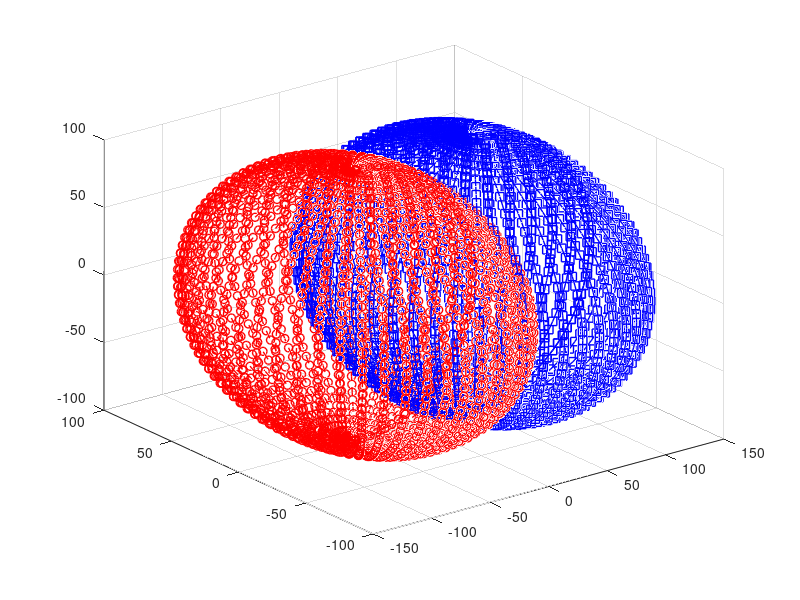

This figure's MATLAB source:
[x, y, z] = sphere(50); % 生成球体上的点
r = 100; % 球体半径
x1 = x * r - 50; % 第一个球的x坐标
y1 = y * r; % 第一个球的y坐标
z1 = z * r; % 第一个球的z坐标
x2 = x * r + 50; % 第二个球的x坐标
y2 = y * r; % 第二个球的y坐标
z2 = z * r; % 第二个球的z坐标
hold on; % 保持绘图区域
plot3(x1, y1, z1, 'Color', [1 0 0], 'LineWidth', 1, 'LineStyle', '--', 'Marker', 'o'); % 绘制第一个球
plot3(x2, y2, z2, 'Color', [0 0 1], 'LineWidth', 1, 'LineStyle', '-', 'Marker', 's'); % 绘制第二个球
hold off; % 结束绘图区域
grid on; % 显示网格线
axis([-r-50, r+50, -r, r, -r, r]); % 设置坐标系范围和原点
view(3); % 将视角设置为 3D
xlim([-150, 150]); % 设置x轴范围
ylim([-100, 100]); % 设置y轴范围
zlim([-100, 100]); % 设置z轴范围